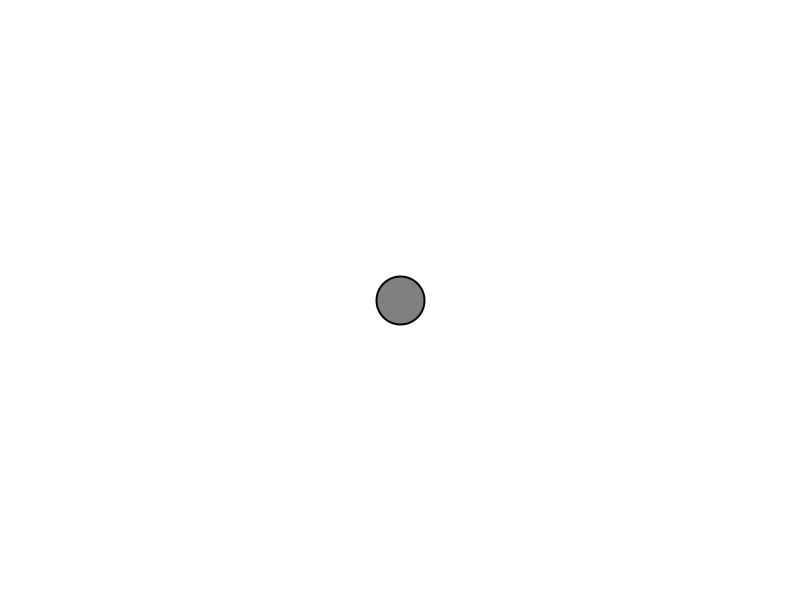
Frame 1 (no input)
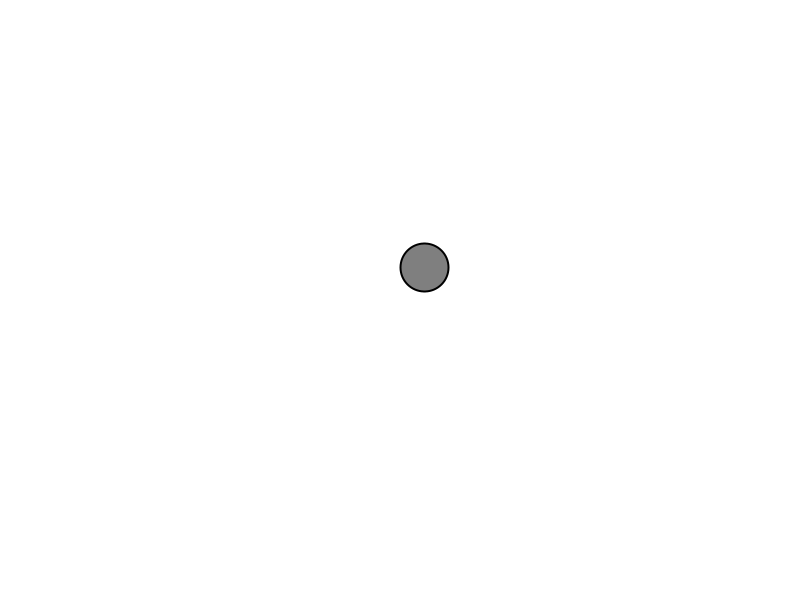
Frame 60 (the mouse pressed at the canvas centre just before this capture)
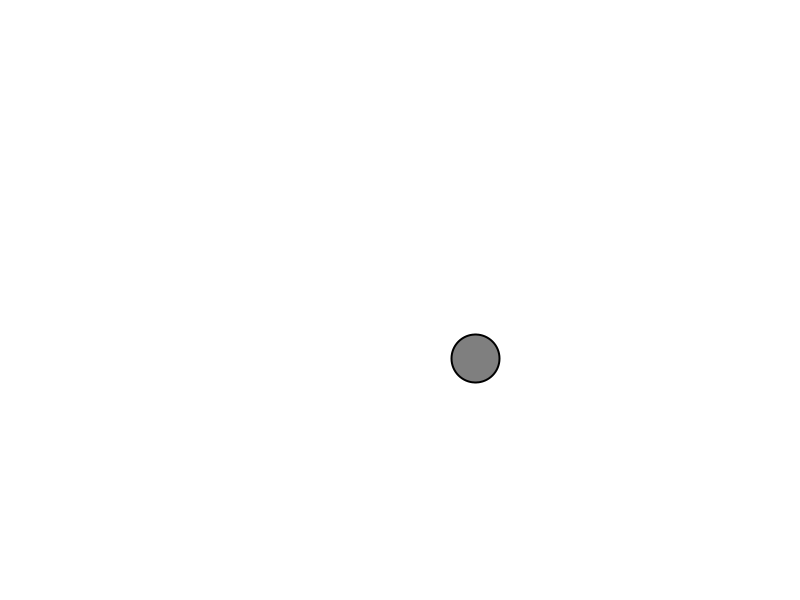
Frame 120 (the mouse held since frame 60 and released just before this capture)

The Processing sketch that drew these frames (run headless with seeded random() and noise(); from frame 60 on, the mouse is pressed at the canvas centre):

// Processing sketch: vector_noise_acceleration
// ── vector_noise_acceleration.pde
Mover mover;

void setup() {
  size(800, 600);
  mover = new Mover();
}

void draw() {
  background(255);

  mover.update();
  mover.checkEdges();
  mover.display();
}  

class Mover {

  PVector location;
  PVector velocity;
  PVector acceleration;
  float topspeed;
  float t;

  Mover() {
    location = new PVector(width/2, height/2);
    velocity = new PVector(0, 0);
    topspeed = 10;
    t = 0.1;
  }

  void update() {
    acceleration = PVector.random2D();
    acceleration.mult(noise(t));
    velocity.add(acceleration);
    velocity.limit(topspeed);
    location.add(velocity);
    t += 0.1;
  }

  void display() {
    stroke(0);
    strokeWeight(2);
    fill(127);
    ellipse(location.x, location.y, 48, 48);
  }

  void checkEdges() {

    if (location.x > width) {
      location.x = 0;
    } else if (location.x < 0) {
      location.x = width;
    }

    if (location.y > height) {
      location.y = 0;
    } else if (location.y < 0) {
      location.y = height;
    }
  }
}
